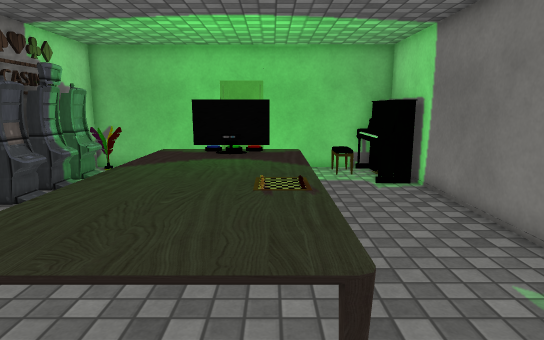
View 1 (above)

12 first-person views from a walk through a scene from a Unity 3-D project. The camera is 1.5 m above the floor, tilts 10° down and sees 75° across. The floor is counted in squares, 0.5 m on a side. Each view is taken from the middle of a square. On the plan, view 1 faces up. The plan holds only what a view shows up to about 20 squares ahead; the rest is blank. The player is left out. Some surface patterns are stand-ins.

View 2
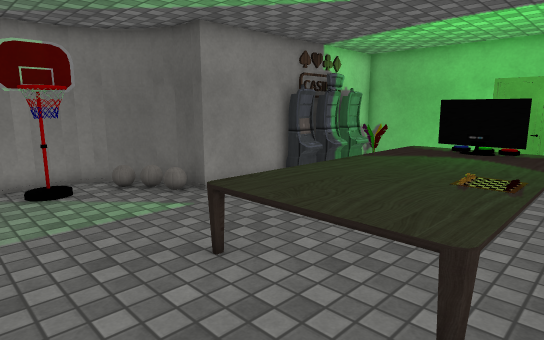

View 3
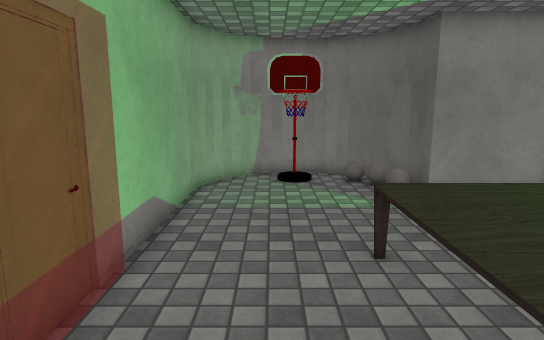

View 4
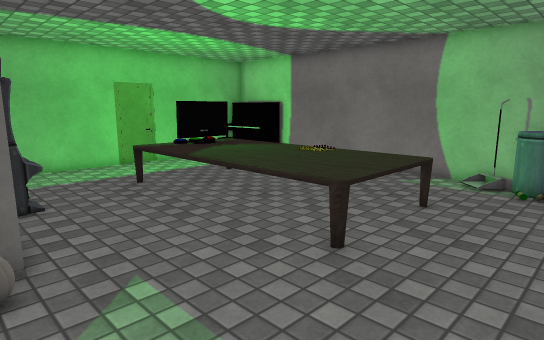

View 5
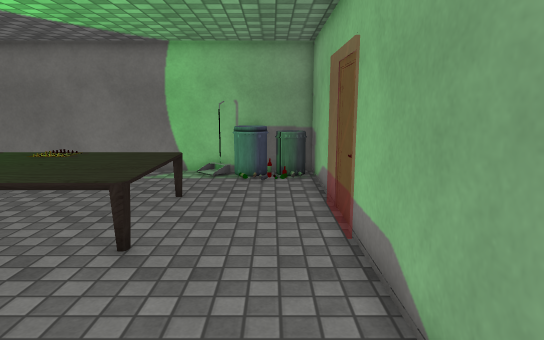

View 6
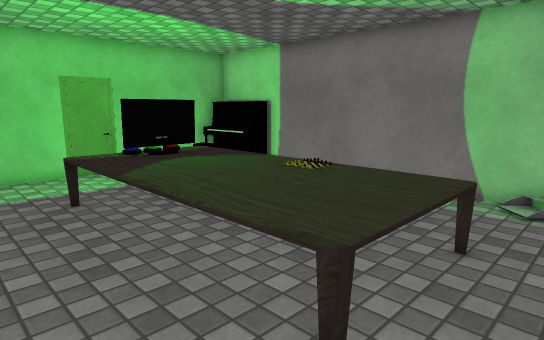

View 7
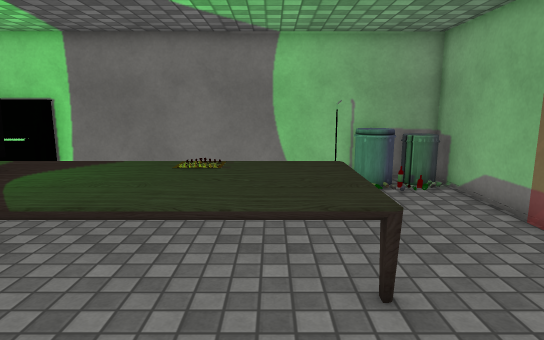

View 8
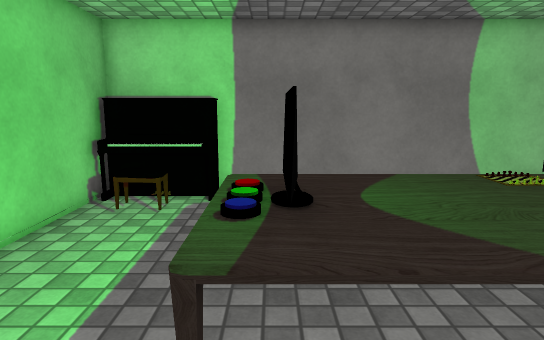

View 9
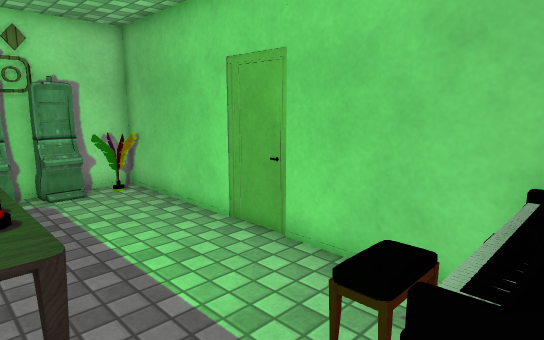

View 10
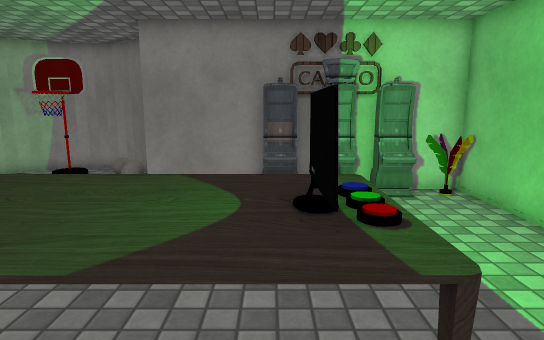

View 11
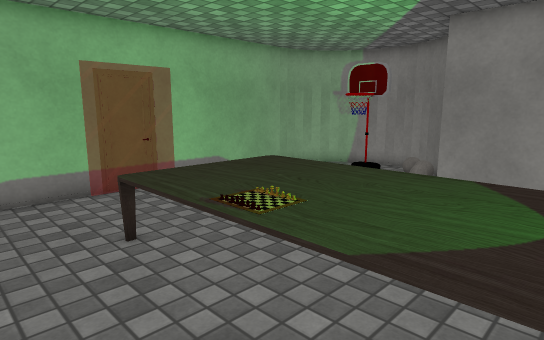

View 12
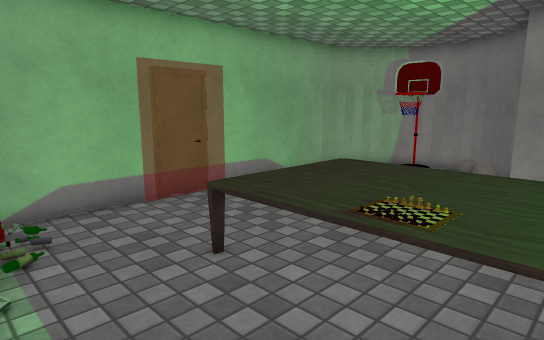

### Floor plan
Key: @ floor where view 1 was taken; # wall or solid block; . floor; = window, fence, low wall or low ledge; ^ raised ledge; O other object.
Columns run from 13 left of view 1 to 6 right of it. Each row starts with its distance up from view 1.
 18     ################
 17     #O...........OO#
 16     #O..........OOO#
 15     #O..........OOO#
 14     #O...........OO#
 13     #O...^^==^^....#
 12     #O...^^OOO^....#
 11     #O...^^OO^^....#
 10     #....^^^^^^....#
  9     #....^^^^^^....#
  8     #....^^^^^^....#
  7     #....^^^^O=....#
  6  ####....^^^^O^....#
  5 ##O......^^^^^^....#
  4 #........^^^^^^....#
  3 #........^^^^^^....#
  2 #OOO..............O#
  1 #.O..............OO#
  0 #............@....O#
 -1 ###..............OO#
 -2   ########===#######

Positions as (right, up) in squares from view 1, and headings:
1: (0, 0), facing up
2: (2, -1), facing up-left
3: (3, 1), facing left
4: (-10, -1), facing up-right
5: (-11, 0), facing right
6: (-7, 1), facing up-right
7: (-9, 5), facing right
8: (-7, 12), facing right
9: (5, 12), facing up-left
10: (4, 11), facing left
11: (4, 11), facing down-left
12: (5, 9), facing down-left
